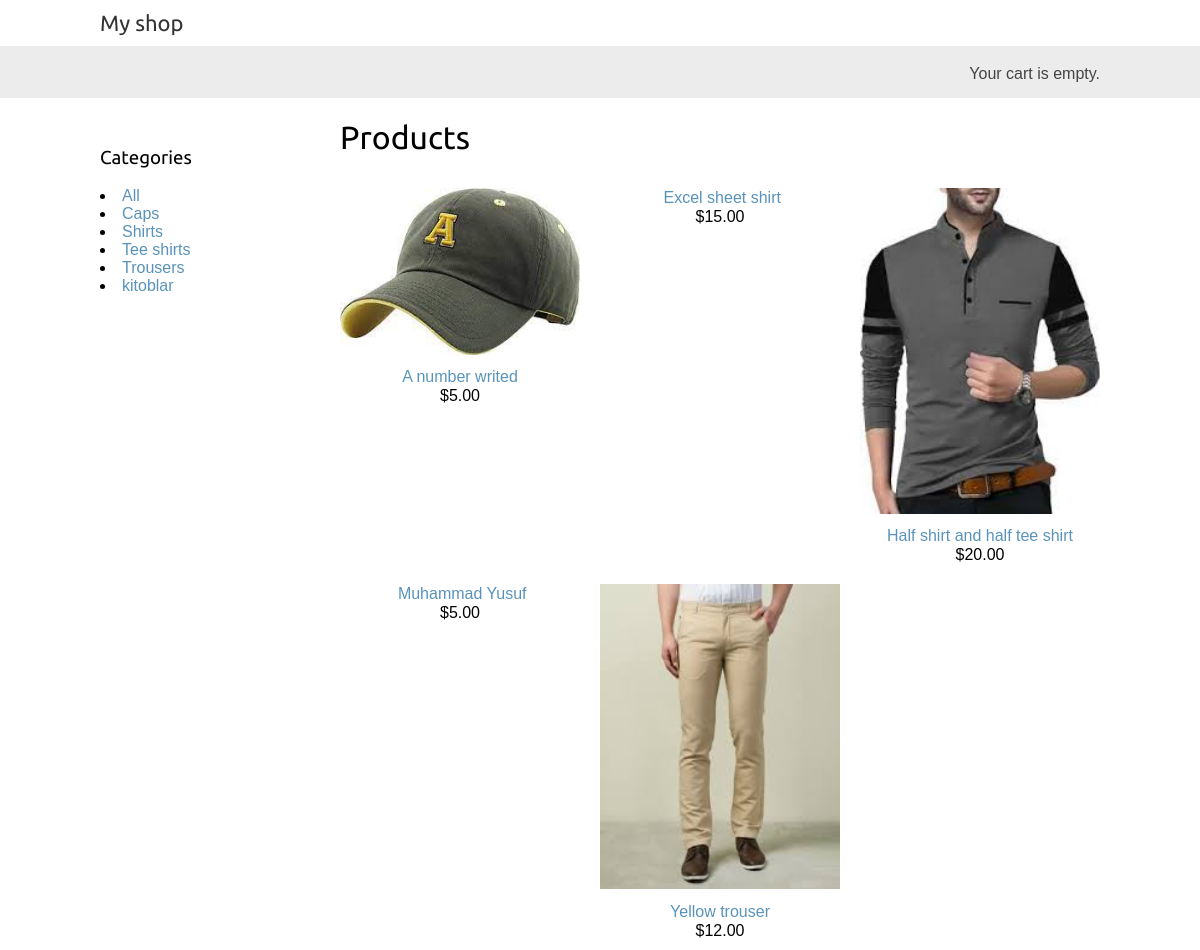
The page / on the database its author committed.
### shop/models.py (models this page shows, shortened)
class Category(models.Model):
    name = models.CharField(max_length=200, db_index=True)
    slug = models.SlugField(max_length=200, unique=True)
    def get_absolute_url(self):
        return reverse('shop:product_list_by_category', args=[self.slug])
    class Meta:
        ordering = ('name',)
        verbose_name = 'category'
        verbose_name_plural = 'categories'

class Product(models.Model):
    category = models.ForeignKey(Category, related_name="products", on_delete=models.CASCADE)
    name = models.CharField(max_length=200, db_index=True)
    slug = models.SlugField(max_length=200, db_index=True)
    image = models.ImageField(upload_to='products/%Y/%m/%d', blank=True)
    description = models.TextField(blank=True)
    price = models.DecimalField(max_digits=12, decimal_places=2)
    available = models.BooleanField(default=True)
    created = models.DateTimeField(auto_now_add=True)
    updated = models.DateTimeField(auto_now=True)
    class Meta:
        ordering = ('name',)
        index_together = (('id', 'slug'),)
    def get_absolute_url(self):
        return reverse('shop:product_detail', args=[self.pk, self.slug])

### shop/views.py (the view)
# urls.py: path('', views.product_list, name='product_list'),
def product_list(request, category_slug=None):
    category = None
    categories = Category.objects.all()
    products = Product.objects.filter(available=True)
    if category_slug:
        category = get_object_or_404(Category, slug=category_slug)
        products = products.filter(category=category)
    return render(request, 'shop/product/list.html',
                  {'categories': categories,
                   'category': category,
                   'products': products})

### cart/cart.py (called while the page is built)
    def __len__(self):
        return sum(item['quantity'] for item in self.cart.values())

### cart/context_processors.py (called while the page is built)
def cart(request):
    return {'cart': Cart(request)}

### shop/templates/shop/product/list.html (shortened to what this page needs)
{% extends 'shop/base.html' %}
{% load static %}
{% block content %}
    <div id="sidebar">
        <h3>Categories</h3>
        <ul->
            <li {% if not category %} class="selected"{% endif %}>
                <a href="{% url 'shop:product_list' %}">All</a>
            </li>
            {% for item in categories %}
            <li {% if category.slug == item.slug %} class="selected" {% endif %}>
                <a href="{{ item.get_absolute_url }}">{{ item.name }}</a>
            </li>
            {% endfor %}
        </ul->
    </div>
    <div id="main" class="product-list">
        <h1>{% if category %}{{ category.name }}{% else %}Products{% endif %}</h1>
        {% for product in products %}
            <div class="item">
                <a href="{{ product.get_absolute_url }}">
                    <img src="{% if product.image %}{{ product.image.url }}{% else %}{% static 'img/no_image.png' %}{% endif %}" alt="">
                </a>
                <a href="{{ product.get_absolute_url }}">{{ product.name }}</a>
                <br>
                ${{ product.price }}
            </div>
        {% endfor %}
    </div>
{% endblock %}

### shop/templates/shop/base.html (shortened to what this page needs)
{% load static %}
<!DOCTYPE html>
<html lang="en">
<head>
    <link rel="stylesheet" href="{% static 'css/base.css' %}">
</head>
<body>
    <div id="header">
        <a href="/" class="logo">My shop</a>
    </div>
    <div id="subheader">
        <div class="cart">
            {% with total_items=cart|length %}
                {% if total_items > 0 %}
                    Your cart:
                    <a href="{% url 'cart:cart_detail' %}">
                        {{ total_items }} item{{ total_items|pluralize }},
                        ${{ cart.get_total_price }}
                    </a>
                {% else %}
                    Your cart is empty.
                {% endif %}
            {% endwith %}
        </div>
    </div>
    <div id="content">
        {% block content %}{% endblock %}
    </div>
</body>
</html>

### shop/static/css/base.css (style rules this page uses)
body { margin:0; padding:0; font-family:helvetica, sans-serif; }
h1, h2, h3, h4, h5 , h6 { font-family: 'Ubuntu', sans-serif; font-weight:normal; }
a { text-decoration:none; color:#5993bb; }
#header { padding:10px 100px; font-size:18px; overflow:auto; }
#subheader { background:#ececec; color:#444; padding:15px 100px; overflow:auto; }
#header .logo { font-family: 'Ubuntu', sans-serif; float:left; color:#333; font-size:22px; margin-right:10%; }
#subheader .cart { float:right; padding-top:4px; }
#content { padding:0 100px; overflow:hidden; }
#sidebar { width:220px; padding:30px 20px 0 0; float:left; }
#main { float:left; width: 96%; margin-right:-220px; overflow:hidden; }
.product-list .item { width:25%; padding:10px 20px 10px 0; float:left; text-align:center; line-height:1.2; }
.product-list .item img { width:100%; margin-bottom:8px; }

### rows shown on the page
Category: name "Caps"
Category: name "Shirts"
Category: name "Tee shirts"
Category: name "Trousers"
Category: name "kitoblar"
Product: image (picture), name "A number writed", price "5.00"
Product: name "Excel sheet shirt", price "15.00"
Product: image (picture), name "Half shirt and half tee shirt", price "20.00"
Product: name "Muhammad Yusuf", price "5.00"
Product: image (picture), name "Yellow trouser", price "12.00"
